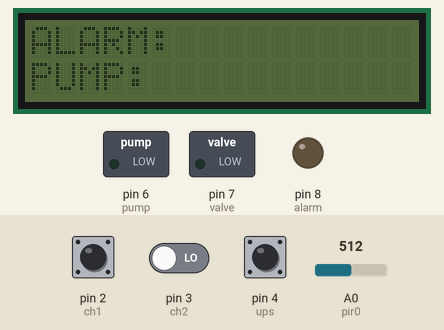
This sketch was run on a simulated Arduino Uno, built with avr-gcc and run on an emulated ATmega328P. On the bench: 16×2 character LCD, switched loads named in the sketch (green lamp = pin HIGH), output pins drawn as LEDs (lit = HIGH). The inputs (shaded band) are chosen by the test bench; at power-on: pin 2 (ch1) LOW, pin 3 (ch2) LOW, pin 4 (ups) LOW, A0 (pir0) = 512.

Above: at 1.2 s.
1.3 s: pin 2 (ch1) driven HIGH
At 1.5 s:
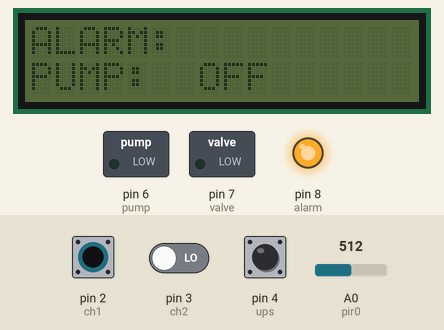
At 3.8 s:
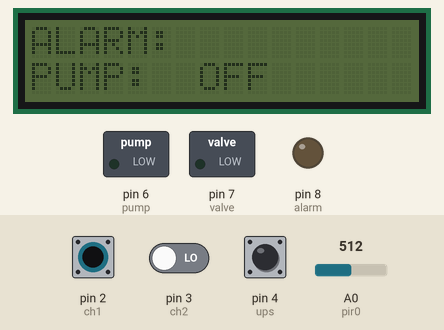
7.0 s: pin 2 (ch1) pulsed LOW 5 times (0.12 s each, 0.3 s apart)
At 9.3 s:
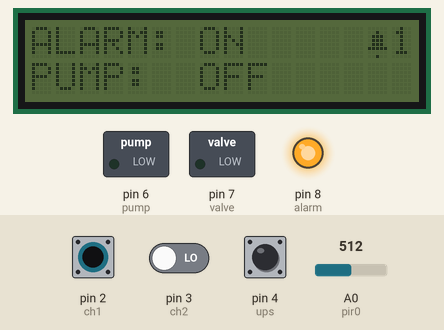
Timing chart, 0 to 10.8 s (numbered marks = the images above; inputs shaded):
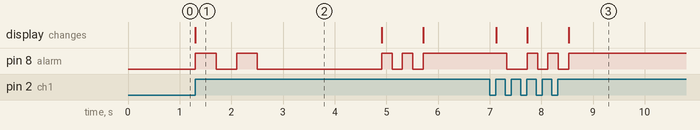

Measured:
- after the input at 1.3 s, pin 8 (alarm): LOW → HIGH at once, → LOW 0.40 s later, → HIGH 0.40 s later, → LOW 0.40 s later, … (9 changes in this stretch); the display: changes at once (image 1)
- after the input at 7.0 s, pin 8 (alarm): HIGH → LOW after 0.33 s, then repeats every 0.40 s: HIGH 0.20 s, LOW 0.20 s, until it stays HIGH from 8.5 s; the display: first changes after 0.13 s (image 3 shows a later state)
- what the display in image 1 shows lasts 3.6 s, from 1.3 s to 4.9 s

The sketch:

arduino-alarm.ino
```cpp
#include "voids.h"

void loop()
{
  checkState(ch1);
  checkState(ch2);

  while (alarmState == 1)
  {
    if (digitalRead(ups) == 1 || analogRead(pir0) > 500 || analogRead(pir1) > 500)
    {
      alert++;
      printAlert();

      digitalWrite(alarm, HIGH);

      unsigned long timer = millis();
      while (millis() <= (timer + 180000)) //3 minutes
      {
        checkState(ch1);
        if (alarmState == 0)
        {
          break;
        }
      }
      digitalWrite(alarm, LOW);
    }
    checkState(ch1);
  }
}
```

voids.h
```cpp
#include "config.h"

void signal(int time)
{
  digitalWrite(alarm, HIGH);
  delay(time);
  digitalWrite(alarm, LOW);
  delay(time);
}

void printAlert()
{
  lcd.setCursor(14, 0);
  lcd.write(0);
  lcd.print(alert);
}

void pumpOn()
{
  lcd.setCursor(7, 1);
  lcd.print("ON ");

  signal(400);

  digitalWrite(valve, HIGH);
  delay(2000);
  digitalWrite(pump, HIGH);
  pumpState = 1;
}

void pumpOff()
{
  lcd.setCursor(7, 1);
  lcd.print("OFF");

  signal(400);
  signal(400);

  digitalWrite(pump, LOW);
  delay(2000);
  digitalWrite(valve, LOW);
  pumpState = 0;
}

void alarmOn()
{
  if (pumpState == 1)
  {
    pumpOff();
  }

  lcd.noBacklight();
  lcd.setCursor(7, 0);
  lcd.print("ON ");
  alarmState = 1;

  printAlert();

  digitalWrite(led, HIGH);

  signal(200);
  signal(200);
}

void alarmOff()
{
  lcd.backlight();
  lcd.setCursor(7, 0);
  lcd.print("OFF");
  alarmState = 0;

  alert = 0;
  printAlert();

  digitalWrite(led, LOW);

  signal(200);
}

void checkState(int pin)
{
  if (pin == ch1)
  {
    alarmPinCheck = digitalRead(ch1);

    if (alarmPinCheckOld == 0 && alarmPinCheck == 1)
    {
      if (alarmState == 0)
      {
        alarmOn();
      }
      else
      {
        alarmOff();
      }
    }
    alarmPinCheckOld = alarmPinCheck;
  }
  else if (pin == ch2)
  {
    pumpPinCheck = digitalRead(ch2);

    if (pumpPinCheckOld == 0 && pumpPinCheck == 1)
    {
      if (pumpState == 0 && alarmState == 0)
      {
        pumpOn();
      }
      else if (pumpState == 1)
      {
        pumpOff();
      }
    }
    pumpPinCheckOld = pumpPinCheck;
  }
}
```

config.h
```cpp
#include <LiquidCrystal_I2C.h>

LiquidCrystal_I2C lcd(0x27,16, 2);

#define ch1 2
#define ch2 3
#define ups 4
#define led 5
#define pump 6
#define valve 7
#define alarm 8

#define pir0 A0
#define pir1 A1

int alarmPinCheck;
int alarmPinCheckOld = 0;
int alarmState = 0; // turned on at startup

int pumpPinCheck;
int pumpPinCheckOld = 0;
int pumpState = 1; //turned off at startup

int alert = 0;

byte bell[] = {
  B00000,
  B00100,
  B01110,
  B01110,
  B01110,
  B11111,
  B00000,
  B00100
};

void setup()
{
  pinMode(ch1, INPUT);
  pinMode(ch2, INPUT);
  pinMode(ups, INPUT);
  pinMode(pump, OUTPUT);
  pinMode(valve, OUTPUT);
  pinMode(alarm, OUTPUT);

  pinMode(pir0, INPUT);
  pinMode(pir1, INPUT);

  lcd.init();
  lcd.createChar(0, bell);

  lcd.setCursor(0, 0);
  lcd.print("ALARM:");
  lcd.setCursor(0, 1);
  lcd.print("PUMP:");
}
```
